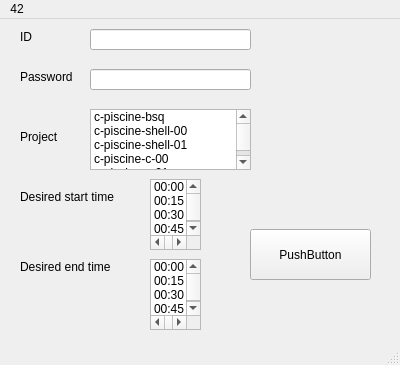
<?xml version="1.0" encoding="UTF-8"?>
<ui version="4.0">
 <class>MainWindow</class>
 <widget class="QMainWindow" name="MainWindow">
  <property name="geometry">
   <rect>
    <x>0</x>
    <y>0</y>
    <width>400</width>
    <height>365</height>
   </rect>
  </property>
  <property name="windowTitle">
   <string>MainWindow</string>
  </property>
  <widget class="QWidget" name="centralwidget">
   <widget class="QLabel" name="label">
    <property name="geometry">
     <rect>
      <x>20</x>
      <y>10</y>
      <width>58</width>
      <height>16</height>
     </rect>
    </property>
    <property name="text">
     <string>ID</string>
    </property>
   </widget>
   <widget class="QLabel" name="label_2">
    <property name="geometry">
     <rect>
      <x>20</x>
      <y>50</y>
      <width>58</width>
      <height>16</height>
     </rect>
    </property>
    <property name="text">
     <string>Password</string>
    </property>
   </widget>
   <widget class="QLabel" name="label_3">
    <property name="geometry">
     <rect>
      <x>20</x>
      <y>110</y>
      <width>58</width>
      <height>16</height>
     </rect>
    </property>
    <property name="text">
     <string>Project</string>
    </property>
   </widget>
   <widget class="QLabel" name="label_4">
    <property name="geometry">
     <rect>
      <x>20</x>
      <y>170</y>
      <width>111</width>
      <height>16</height>
     </rect>
    </property>
    <property name="text">
     <string>Desired start time</string>
    </property>
   </widget>
   <widget class="QLabel" name="label_5">
    <property name="geometry">
     <rect>
      <x>20</x>
      <y>240</y>
      <width>111</width>
      <height>16</height>
     </rect>
    </property>
    <property name="text">
     <string>Desired end time</string>
    </property>
   </widget>
   <widget class="QPushButton" name="pushButton">
    <property name="geometry">
     <rect>
      <x>250</x>
      <y>210</y>
      <width>121</width>
      <height>51</height>
     </rect>
    </property>
    <property name="text">
     <string>PushButton</string>
    </property>
   </widget>
   <widget class="QLineEdit" name="lineEdit">
    <property name="geometry">
     <rect>
      <x>90</x>
      <y>10</y>
      <width>161</width>
      <height>21</height>
     </rect>
    </property>
   </widget>
   <widget class="QLineEdit" name="lineEdit_2">
    <property name="geometry">
     <rect>
      <x>90</x>
      <y>50</y>
      <width>161</width>
      <height>21</height>
     </rect>
    </property>
   </widget>
   <widget class="QListWidget" name="listWidget">
    <property name="geometry">
     <rect>
      <x>90</x>
      <y>90</y>
      <width>161</width>
      <height>61</height>
     </rect>
    </property>
    <item>
     <property name="text">
      <string>c-piscine-bsq</string>
     </property>
    </item>
    <item>
     <property name="text">
      <string>c-piscine-shell-00</string>
     </property>
    </item>
    <item>
     <property name="text">
      <string>c-piscine-shell-01</string>
     </property>
    </item>
    <item>
     <property name="text">
      <string>c-piscine-c-00</string>
     </property>
    </item>
    <item>
     <property name="text">
      <string>c-piscine-c-01</string>
     </property>
    </item>
    <item>
     <property name="text">
      <string>c-piscine-c-02</string>
     </property>
    </item>
    <item>
     <property name="text">
      <string>c-piscine-c-03</string>
     </property>
    </item>
    <item>
     <property name="text">
      <string>c-piscine-c-04</string>
     </property>
    </item>
    <item>
     <property name="text">
      <string>c-piscine-c-05</string>
     </property>
    </item>
    <item>
     <property name="text">
      <string>c-piscine-c-06</string>
     </property>
    </item>
    <item>
     <property name="text">
      <string>c-piscine-c-07</string>
     </property>
    </item>
    <item>
     <property name="text">
      <string>c-piscine-c-08</string>
     </property>
    </item>
    <item>
     <property name="text">
      <string>c-piscine-c-09</string>
     </property>
    </item>
    <item>
     <property name="text">
      <string>c-piscine-c-10</string>
     </property>
    </item>
    <item>
     <property name="text">
      <string>c-piscine-c-11</string>
     </property>
    </item>
    <item>
     <property name="text">
      <string>c-piscine-c-12</string>
     </property>
    </item>
    <item>
     <property name="text">
      <string>c-piscine-c-13</string>
     </property>
    </item>
    <item>
     <property name="text">
      <string>42cursus-libft</string>
     </property>
    </item>
    <item>
     <property name="text">
      <string>42cursus-ft_printf</string>
     </property>
    </item>
    <item>
     <property name="text">
      <string>42cursus-get_next_line</string>
     </property>
    </item>
    <item>
     <property name="text">
      <string>born2beroot</string>
     </property>
    </item>
    <item>
     <property name="text">
      <string>so_long</string>
     </property>
    </item>
    <item>
     <property name="text">
      <string>42cursus-fdf</string>
     </property>
    </item>
    <item>
     <property name="text">
      <string>42cursus-fract-ol</string>
     </property>
    </item>
    <item>
     <property name="text">
      <string>42cursus-push_swap</string>
     </property>
    </item>
    <item>
     <property name="text">
      <string>minitalk</string>
     </property>
    </item>
    <item>
     <property name="text">
      <string>pipex</string>
     </property>
    </item>
    <item>
     <property name="text">
      <string>42cursus-philosophers</string>
     </property>
    </item>
    <item>
     <property name="text">
      <string>42cursus-minishell</string>
     </property>
    </item>
    <item>
     <property name="text">
      <string>minirt</string>
     </property>
    </item>
    <item>
     <property name="text">
      <string>cub3d</string>
     </property>
    </item>
    <item>
     <property name="text">
      <string>netpractice</string>
     </property>
    </item>
    <item>
     <property name="text">
      <string>inception</string>
     </property>
    </item>
    <item>
     <property name="text">
      <string>webserv</string>
     </property>
    </item>
    <item>
     <property name="text">
      <string>ft_irc</string>
     </property>
    </item>
    <item>
     <property name="text">
      <string>cpp-module-00</string>
     </property>
    </item>
    <item>
     <property name="text">
      <string>cpp-module-01</string>
     </property>
    </item>
    <item>
     <property name="text">
      <string>cpp-module-02</string>
     </property>
    </item>
    <item>
     <property name="text">
      <string>cpp-module-03</string>
     </property>
    </item>
    <item>
     <property name="text">
      <string>cpp-module-04</string>
     </property>
    </item>
    <item>
     <property name="text">
      <string>cpp-module-05</string>
     </property>
    </item>
    <item>
     <property name="text">
      <string>cpp-module-06</string>
     </property>
    </item>
    <item>
     <property name="text">
      <string>cpp-module-07</string>
     </property>
    </item>
    <item>
     <property name="text">
      <string>cpp-module-08</string>
     </property>
    </item>
    <item>
     <property name="text">
      <string>cpp-module-09</string>
     </property>
    </item>
    <item>
     <property name="text">
      <string>ft_transcendence</string>
     </property>
    </item>
   </widget>
   <widget class="QListWidget" name="listWidget_2">
    <property name="geometry">
     <rect>
      <x>150</x>
      <y>160</y>
      <width>51</width>
      <height>71</height>
     </rect>
    </property>
    <item>
     <property name="text">
      <string>00:00</string>
     </property>
    </item>
    <item>
     <property name="text">
      <string>00:15</string>
     </property>
    </item>
    <item>
     <property name="text">
      <string>00:30</string>
     </property>
    </item>
    <item>
     <property name="text">
      <string>00:45</string>
     </property>
    </item>
    <item>
     <property name="text">
      <string>01:00</string>
     </property>
    </item>
    <item>
     <property name="text">
      <string>01:15</string>
     </property>
    </item>
    <item>
     <property name="text">
      <string>01:30</string>
     </property>
    </item>
    <item>
     <property name="text">
      <string>01:45</string>
     </property>
    </item>
    <item>
     <property name="text">
      <string>02:00</string>
     </property>
    </item>
    <item>
     <property name="text">
      <string>02:15</string>
     </property>
    </item>
    <item>
     <property name="text">
      <string>02:30</string>
     </property>
    </item>
    <item>
     <property name="text">
      <string>02:45</string>
     </property>
    </item>
    <item>
     <property name="text">
      <string>03:00</string>
     </property>
    </item>
    <item>
     <property name="text">
      <string>03:15</string>
     </property>
    </item>
    <item>
     <property name="text">
      <string>03:30</string>
     </property>
    </item>
    <item>
     <property name="text">
      <string>03:45</string>
     </property>
    </item>
    <item>
     <property name="text">
      <string>04:00</string>
     </property>
    </item>
    <item>
     <property name="text">
      <string>04:15</string>
     </property>
    </item>
    <item>
     <property name="text">
      <string>04:30</string>
     </property>
    </item>
    <item>
     <property name="text">
      <string>04:45</string>
     </property>
    </item>
    <item>
     <property name="text">
      <string>05:00</string>
     </property>
    </item>
    <item>
     <property name="text">
      <string>05:15</string>
     </property>
    </item>
    <item>
     <property name="text">
      <string>05:30</string>
     </property>
    </item>
    <item>
     <property name="text">
      <string>05:45</string>
     </property>
    </item>
    <item>
     <property name="text">
      <string>06:00</string>
     </property>
    </item>
    <item>
     <property name="text">
      <string>06:15</string>
     </property>
    </item>
    <item>
     <property name="text">
      <string>06:30</string>
     </property>
    </item>
    <item>
     <property name="text">
      <string>06:45</string>
     </property>
    </item>
    <item>
     <property name="text">
      <string>07:00</string>
     </property>
    </item>
    <item>
     <property name="text">
      <string>07:15</string>
     </property>
    </item>
    <item>
     <property name="text">
      <string>07:30</string>
     </property>
    </item>
    <item>
     <property name="text">
      <string>07:45</string>
     </property>
    </item>
    <item>
     <property name="text">
      <string>08:00</string>
     </property>
    </item>
    <item>
     <property name="text">
      <string>08:15</string>
     </property>
    </item>
    <item>
     <property name="text">
      <string>08:30</string>
     </property>
    </item>
    <item>
     <property name="text">
      <string>08:45</string>
     </property>
    </item>
    <item>
     <property name="text">
      <string>09:00</string>
     </property>
    </item>
    <item>
     <property name="text">
      <string>09:15</string>
     </property>
    </item>
    <item>
     <property name="text">
      <string>09:30</string>
     </property>
    </item>
    <item>
     <property name="text">
      <string>09:45</string>
     </property>
    </item>
    <item>
     <property name="text">
      <string>10:00</string>
     </property>
    </item>
    <item>
     <property name="text">
      <string>10:15</string>
     </property>
    </item>
    <item>
     <property name="text">
      <string>10:30</string>
     </property>
    </item>
    <item>
     <property name="text">
      <string>10:45</string>
     </property>
    </item>
    <item>
     <property name="text">
      <string>11:00</string>
     </property>
    </item>
    <item>
     <property name="text">
      <string>11:15</string>
     </property>
    </item>
    <item>
     <property name="text">
      <string>11:30</string>
     </property>
    </item>
    <item>
     <property name="text">
      <string>11:45</string>
     </property>
    </item>
    <item>
     <property name="text">
      <string>12:00</string>
     </property>
    </item>
    <item>
     <property name="text">
      <string>12:15</string>
     </property>
    </item>
    <item>
     <property name="text">
      <string>12:30</string>
     </property>
    </item>
    <item>
     <property name="text">
      <string>12:45</string>
     </property>
    </item>
    <item>
     <property name="text">
      <string>13:00</string>
     </property>
    </item>
    <item>
     <property name="text">
      <string>13:15</string>
     </property>
    </item>
    <item>
     <property name="text">
      <string>13:30</string>
     </property>
    </item>
    <item>
     <property name="text">
      <string>13:45</string>
     </property>
    </item>
    <item>
     <property name="text">
      <string>14:00</string>
     </property>
    </item>
    <item>
     <property name="text">
      <string>14:15</string>
     </property>
    </item>
    <item>
     <property name="text">
      <string>14:30</string>
     </property>
    </item>
    <item>
     <property name="text">
      <string>14:45</string>
     </property>
    </item>
    <item>
     <property name="text">
      <string>15:00</string>
     </property>
    </item>
    <item>
     <property name="text">
      <string>15:15</string>
     </property>
    </item>
    <item>
     <property name="text">
      <string>15:30</string>
     </property>
    </item>
    <item>
     <property name="text">
      <string>15:45</string>
     </property>
    </item>
    <item>
     <property name="text">
      <string>16:00</string>
     </property>
    </item>
    <item>
     <property name="text">
      <string>16:15</string>
     </property>
    </item>
    <item>
     <property name="text">
      <string>16:30</string>
     </property>
    </item>
    <item>
     <property name="text">
      <string>16:45</string>
     </property>
    </item>
    <item>
     <property name="text">
      <string>17:00</string>
     </property>
    </item>
    <item>
     <property name="text">
      <string>17:15</string>
     </property>
    </item>
    <item>
     <property name="text">
      <string>17:30</string>
     </property>
    </item>
    <item>
     <property name="text">
      <string>17:45</string>
     </property>
    </item>
    <item>
     <property name="text">
      <string>18:00</string>
     </property>
    </item>
    <item>
     <property name="text">
      <string>18:15</string>
     </property>
    </item>
    <item>
     <property name="text">
      <string>18:30</string>
     </property>
    </item>
    <item>
     <property name="text">
      <string>18:45</string>
     </property>
    </item>
    <item>
     <property name="text">
      <string>19:00</string>
     </property>
    </item>
    <item>
     <property name="text">
      <string>19:15</string>
     </property>
    </item>
    <item>
     <property name="text">
      <string>19:30</string>
     </property>
    </item>
    <item>
     <property name="text">
      <string>19:45</string>
     </property>
    </item>
    <item>
     <property name="text">
      <string>20:00</string>
     </property>
    </item>
    <item>
     <property name="text">
      <string>20:15</string>
     </property>
    </item>
    <item>
     <property name="text">
      <string>20:30</string>
     </property>
    </item>
    <item>
     <property name="text">
      <string>20:45</string>
     </property>
    </item>
    <item>
     <property name="text">
      <string>21:00</string>
     </property>
    </item>
    <item>
     <property name="text">
      <string>21:15</string>
     </property>
    </item>
    <item>
     <property name="text">
      <string>21:30</string>
     </property>
    </item>
    <item>
     <property name="text">
      <string>21:45</string>
     </property>
    </item>
    <item>
     <property name="text">
      <string>22:00</string>
     </property>
    </item>
    <item>
     <property name="text">
      <string>22:15</string>
     </property>
    </item>
    <item>
     <property name="text">
      <string>22:30</string>
     </property>
    </item>
    <item>
     <property name="text">
      <string>22:45</string>
     </property>
    </item>
    <item>
     <property name="text">
      <string>23:00</string>
     </property>
    </item>
    <item>
     <property name="text">
      <string>23:15</string>
     </property>
    </item>
    <item>
     <property name="text">
      <string>23:30</string>
     </property>
    </item>
    <item>
     <property name="text">
      <string>23:45</string>
     </property>
    </item>
    <item>
     <property name="text">
      <string>23:59</string>
     </property>
    </item>
   </widget>
   <widget class="QListWidget" name="listWidget_3">
    <property name="geometry">
     <rect>
      <x>150</x>
      <y>240</y>
      <width>51</width>
      <height>71</height>
     </rect>
    </property>
    <item>
     <property name="text">
      <string>00:00</string>
     </property>
    </item>
    <item>
     <property name="text">
      <string>00:15</string>
     </property>
    </item>
    <item>
     <property name="text">
      <string>00:30</string>
     </property>
    </item>
    <item>
     <property name="text">
      <string>00:45</string>
     </property>
    </item>
    <item>
     <property name="text">
      <string>01:00</string>
     </property>
    </item>
    <item>
     <property name="text">
      <string>01:15</string>
     </property>
    </item>
    <item>
     <property name="text">
      <string>01:30</string>
     </property>
    </item>
    <item>
     <property name="text">
      <string>01:45</string>
     </property>
    </item>
    <item>
     <property name="text">
      <string>02:00</string>
     </property>
    </item>
    <item>
     <property name="text">
      <string>02:15</string>
     </property>
    </item>
    <item>
     <property name="text">
      <string>02:30</string>
     </property>
    </item>
    <item>
     <property name="text">
      <string>02:45</string>
     </property>
    </item>
    <item>
     <property name="text">
      <string>03:00</string>
     </property>
    </item>
    <item>
     <property name="text">
      <string>03:15</string>
     </property>
    </item>
    <item>
     <property name="text">
      <string>03:30</string>
     </property>
    </item>
    <item>
     <property name="text">
      <string>03:45</string>
     </property>
    </item>
    <item>
     <property name="text">
      <string>04:00</string>
     </property>
    </item>
    <item>
     <property name="text">
      <string>04:15</string>
     </property>
    </item>
    <item>
     <property name="text">
      <string>04:30</string>
     </property>
    </item>
    <item>
     <property name="text">
      <string>04:45</string>
     </property>
    </item>
    <item>
     <property name="text">
      <string>05:00</string>
     </property>
    </item>
    <item>
     <property name="text">
      <string>05:15</string>
     </property>
    </item>
    <item>
     <property name="text">
      <string>05:30</string>
     </property>
    </item>
    <item>
     <property name="text">
      <string>05:45</string>
     </property>
    </item>
    <item>
     <property name="text">
      <string>06:00</string>
     </property>
    </item>
    <item>
     <property name="text">
      <string>06:15</string>
     </property>
    </item>
    <item>
     <property name="text">
      <string>06:30</string>
     </property>
    </item>
    <item>
     <property name="text">
      <string>06:45</string>
     </property>
    </item>
    <item>
     <property name="text">
      <string>07:00</string>
     </property>
    </item>
    <item>
     <property name="text">
      <string>07:15</string>
     </property>
    </item>
    <item>
     <property name="text">
      <string>07:30</string>
     </property>
    </item>
    <item>
     <property name="text">
      <string>07:45</string>
     </property>
    </item>
    <item>
     <property name="text">
      <string>08:00</string>
     </property>
    </item>
    <item>
     <property name="text">
      <string>08:15</string>
     </property>
    </item>
    <item>
     <property name="text">
      <string>08:30</string>
     </property>
    </item>
    <item>
     <property name="text">
      <string>08:45</string>
     </property>
    </item>
    <item>
     <property name="text">
      <string>09:00</string>
     </property>
    </item>
    <item>
     <property name="text">
      <string>09:15</string>
     </property>
    </item>
    <item>
     <property name="text">
      <string>09:30</string>
     </property>
    </item>
    <item>
     <property name="text">
      <string>09:45</string>
     </property>
    </item>
    <item>
     <property name="text">
      <string>10:00</string>
     </property>
    </item>
    <item>
     <property name="text">
      <string>10:15</string>
     </property>
    </item>
    <item>
     <property name="text">
      <string>10:30</string>
     </property>
    </item>
    <item>
     <property name="text">
      <string>10:45</string>
     </property>
    </item>
    <item>
     <property name="text">
      <string>11:00</string>
     </property>
    </item>
    <item>
     <property name="text">
      <string>11:15</string>
     </property>
    </item>
    <item>
     <property name="text">
      <string>11:30</string>
     </property>
    </item>
    <item>
     <property name="text">
      <string>11:45</string>
     </property>
    </item>
    <item>
     <property name="text">
      <string>12:00</string>
     </property>
    </item>
    <item>
     <property name="text">
      <string>12:15</string>
     </property>
    </item>
    <item>
     <property name="text">
      <string>12:30</string>
     </property>
    </item>
    <item>
     <property name="text">
      <string>12:45</string>
     </property>
    </item>
    <item>
     <property name="text">
      <string>13:00</string>
     </property>
    </item>
    <item>
     <property name="text">
      <string>13:15</string>
     </property>
    </item>
    <item>
     <property name="text">
      <string>13:30</string>
     </property>
    </item>
    <item>
     <property name="text">
      <string>13:45</string>
     </property>
    </item>
    <item>
     <property name="text">
      <string>14:00</string>
     </property>
    </item>
    <item>
     <property name="text">
      <string>14:15</string>
     </property>
    </item>
    <item>
     <property name="text">
      <string>14:30</string>
     </property>
    </item>
    <item>
     <property name="text">
      <string>14:45</string>
     </property>
    </item>
    <item>
     <property name="text">
      <string>15:00</string>
     </property>
    </item>
    <item>
     <property name="text">
      <string>15:15</string>
     </property>
    </item>
    <item>
     <property name="text">
      <string>15:30</string>
     </property>
    </item>
    <item>
     <property name="text">
      <string>15:45</string>
     </property>
    </item>
    <item>
     <property name="text">
      <string>16:00</string>
     </property>
    </item>
    <item>
     <property name="text">
      <string>16:15</string>
     </property>
    </item>
    <item>
     <property name="text">
      <string>16:30</string>
     </property>
    </item>
    <item>
     <property name="text">
      <string>16:45</string>
     </property>
    </item>
    <item>
     <property name="text">
      <string>17:00</string>
     </property>
    </item>
    <item>
     <property name="text">
      <string>17:15</string>
     </property>
    </item>
    <item>
     <property name="text">
      <string>17:30</string>
     </property>
    </item>
    <item>
     <property name="text">
      <string>17:45</string>
     </property>
    </item>
    <item>
     <property name="text">
      <string>18:00</string>
     </property>
    </item>
    <item>
     <property name="text">
      <string>18:15</string>
     </property>
    </item>
    <item>
     <property name="text">
      <string>18:30</string>
     </property>
    </item>
    <item>
     <property name="text">
      <string>18:45</string>
     </property>
    </item>
    <item>
     <property name="text">
      <string>19:00</string>
     </property>
    </item>
    <item>
     <property name="text">
      <string>19:15</string>
     </property>
    </item>
    <item>
     <property name="text">
      <string>19:30</string>
     </property>
    </item>
    <item>
     <property name="text">
      <string>19:45</string>
     </property>
    </item>
    <item>
     <property name="text">
      <string>20:00</string>
     </property>
    </item>
    <item>
     <property name="text">
      <string>20:15</string>
     </property>
    </item>
    <item>
     <property name="text">
      <string>20:30</string>
     </property>
    </item>
    <item>
     <property name="text">
      <string>20:45</string>
     </property>
    </item>
    <item>
     <property name="text">
      <string>21:00</string>
     </property>
    </item>
    <item>
     <property name="text">
      <string>21:15</string>
     </property>
    </item>
    <item>
     <property name="text">
      <string>21:30</string>
     </property>
    </item>
    <item>
     <property name="text">
      <string>21:45</string>
     </property>
    </item>
    <item>
     <property name="text">
      <string>22:00</string>
     </property>
    </item>
    <item>
     <property name="text">
      <string>22:15</string>
     </property>
    </item>
    <item>
     <property name="text">
      <string>22:30</string>
     </property>
    </item>
    <item>
     <property name="text">
      <string>22:45</string>
     </property>
    </item>
    <item>
     <property name="text">
      <string>23:00</string>
     </property>
    </item>
    <item>
     <property name="text">
      <string>23:15</string>
     </property>
    </item>
    <item>
     <property name="text">
      <string>23:30</string>
     </property>
    </item>
    <item>
     <property name="text">
      <string>23:45</string>
     </property>
    </item>
    <item>
     <property name="text">
      <string>23:59</string>
     </property>
    </item>
   </widget>
  </widget>
  <widget class="QMenuBar" name="menubar">
   <property name="geometry">
    <rect>
     <x>0</x>
     <y>0</y>
     <width>400</width>
     <height>24</height>
    </rect>
   </property>
   <widget class="QMenu" name="menu42">
    <property name="title">
     <string>42</string>
    </property>
    <addaction name="actionstudent"/>
    <addaction name="actionpisciner"/>
   </widget>
   <addaction name="menu42"/>
  </widget>
  <widget class="QStatusBar" name="statusbar"/>
  <action name="actionstudent">
   <property name="text">
    <string>student</string>
   </property>
  </action>
  <action name="actionpisciner">
   <property name="text">
    <string>pisciner</string>
   </property>
  </action>
  <action name="actionexit">
   <property name="text">
    <string>exit</string>
   </property>
  </action>
 </widget>
 <resources/>
 <connections/>
</ui>
